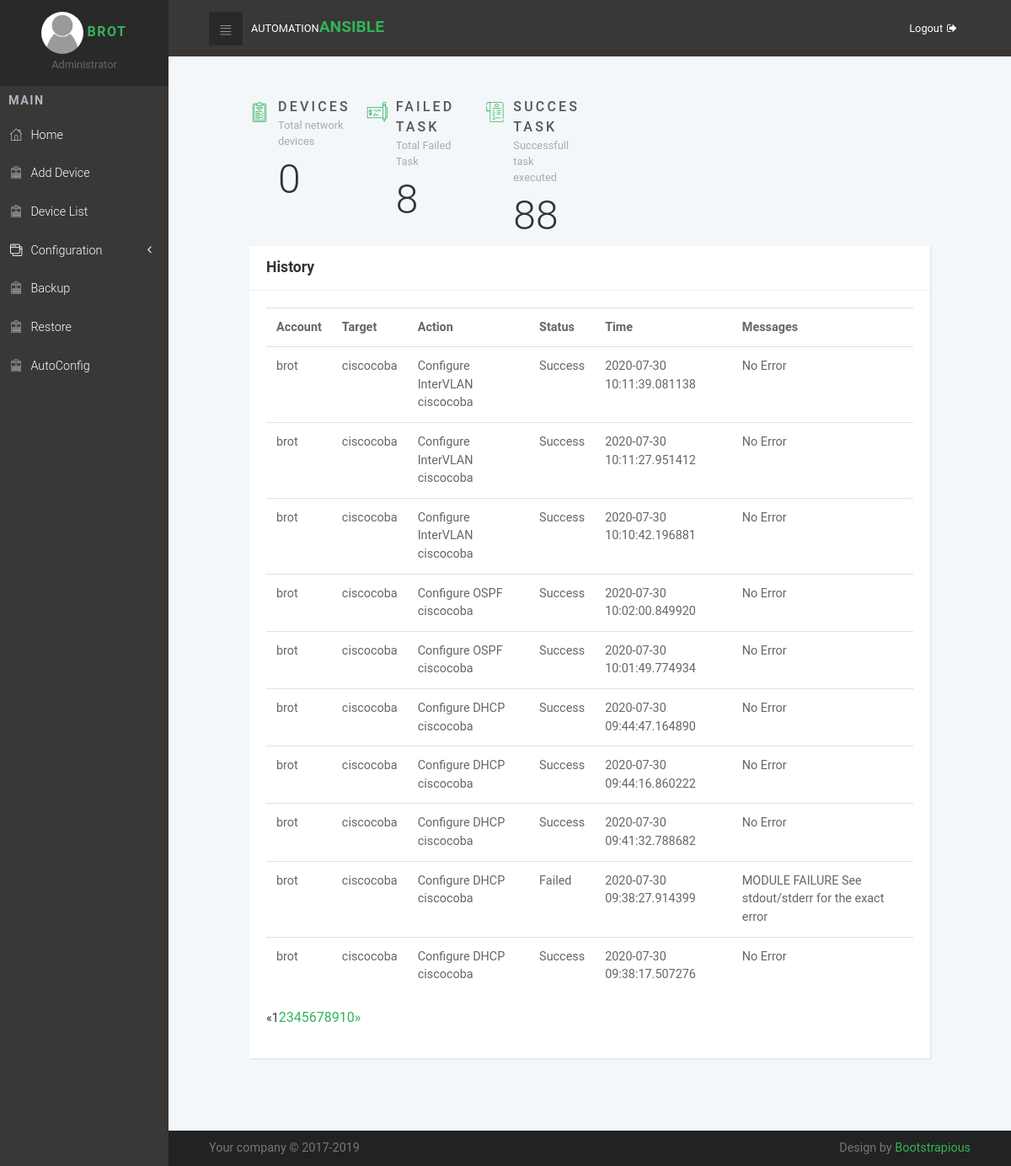
The app's page / (signed in), older data.
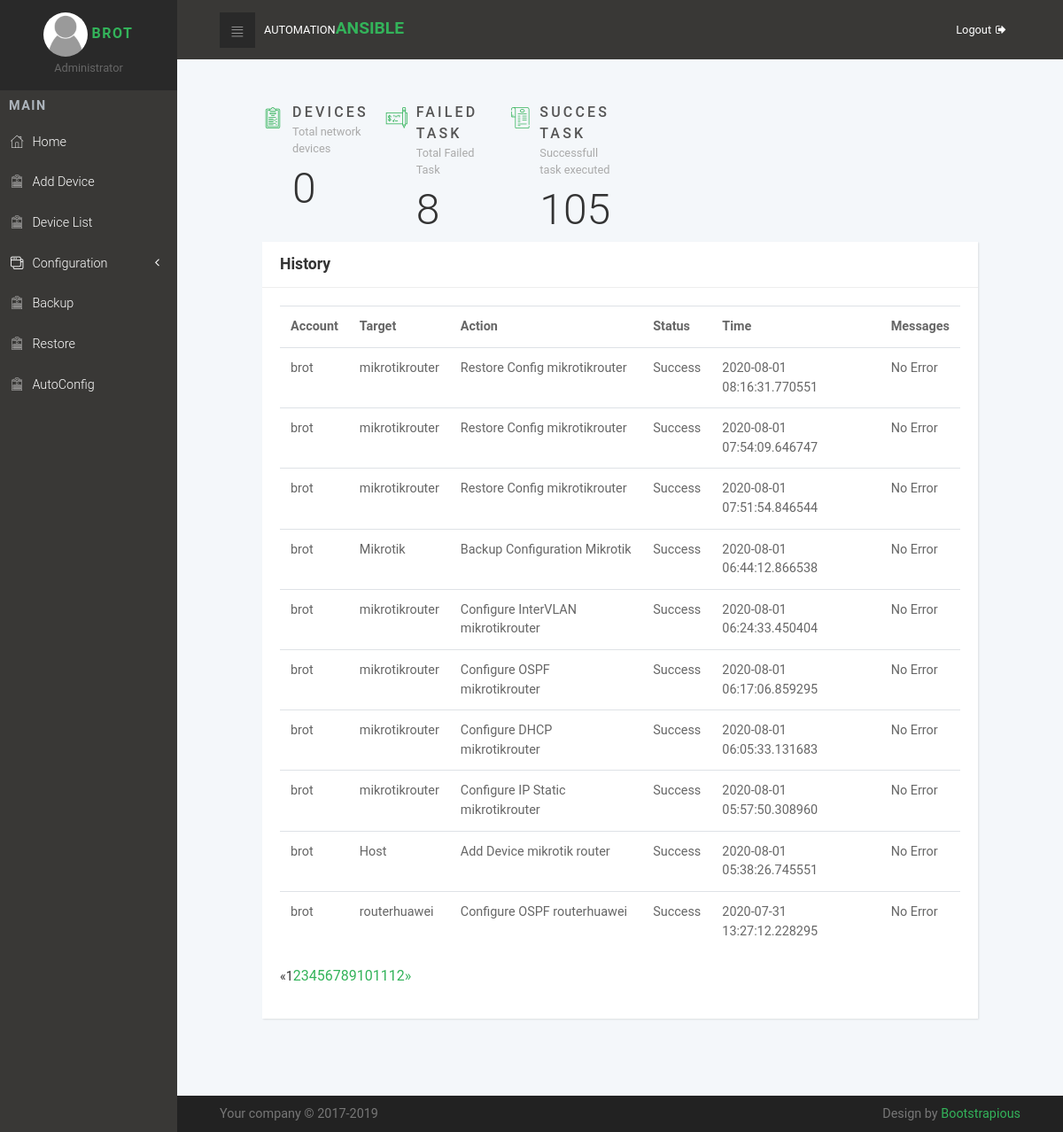
The same page, newer data.
### Automation/models.py (models this page shows, shortened)
class log(models.Model):
    account = models.CharField(max_length=255, default="")
    targetss = models.CharField(max_length=255, default="")
    action = models.CharField(max_length=255, default="")
    status = models.CharField(max_length=255, default="")
    time = models.CharField(max_length=255, default="")
    messages = models.CharField(max_length=255, default="")

### Automation/views.py (the view)
# urls.py: path('', views.home, name='Ansible-home'),
@login_required
def home(request):
    all_device = AnsibleNetworkHost.objects.all()
    failure = log.objects.all().filter(status='Failed')
    successful = log.objects.all().filter(status='Success')
    logs = log.objects.all().order_by('-time')
    coba = request.GET.get('page', 1)
    paginator = Paginator(logs, 10)
    try:
        pages = paginator.page(coba)
    except PageNotAnInteger:
        pages = paginator.page(1)
    except EmptyPage:
        pages = paginator.page(paginator.num_pages)
    context = {
        'all_device': len(all_device),
        'failure': len(failure),
        'successful': len(successful),
        'pages': pages
    }
    return render(request, 'ansibleweb/home.html', context)

### Automation/templates/ansibleweb/home.html
{% extends "ansibleweb/base.html" %}
{% block content %}
<section class="dashboard-counts section-padding">
    <div class="container-fluid dashboard-content">
      <div class="row">
        <div class="col-xl-2 col-md-4 col-6">
          <div class="wrapper count-title d-flex">
            <div class="icon"><i class="icon-padnote"></i></div>
            <div class="name"><strong class="text-uppercase" href="{% url 'device' %}">Devices</strong><span>Total network devices</span>
              <div class="count-number">{{ all_device }}</div>
            </div>
          </div>
        </div>
        <div class="col-xl-2 col-md-4 col-6">
          <div class="wrapper count-title d-flex">
            <div class="icon"><i class="icon-check"></i></div>
            <div class="name"><strong class="text-uppercase">Failed Task</strong><span>Total Failed Task</span>
              <div class="count-number">{{ failure }}</div>
            </div>
          </div>
        </div>
        <div class="col-xl-2 col-md-4 col-6">
          <div class="wrapper count-title d-flex">
            <div class="icon"><i class="icon-bill"></i></div>
            <div class="name"><strong class="text-uppercase">Succes Task</strong><span>Successfull task executed</span>
              <div class="count-number">{{ successful }}</div>
            </div>
          </div>
        </div>
      </div>
      <div class="row d-flex align-items-md-stretch">
        <div class="col-xl-12 col-lg-12 col-md-12 col-sm-12 col-12">
            <div class="card">
                <div class="card-header d-flex align-items-center">
                    <h4>History</h4>
                </div>
                <div class="card-body">
                   <table class="table">
                       <tr>
                           <th>Account</th>
                           <th>Target</th>
                           <th>Action</th>
                           <th>Status</th>
                           <th>Time</th>
                           <th>Messages</th>
                       </tr>
                       {% for page in pages %}
                            <tr>
                                <td>{{ page.account }}</td>
                                <td>{{ page.targetss }}</td>
                                <td>{{ page.action }}</td>
                                <td>{{ page.status }} </td>
                                <td>{{ page.time }}</td>
                                <td>{{ page.messages }}</td>
                            </tr>
                        {% endfor %}
                   </table>
                   <ul class="pagination align-items-center">
                     {% if pages.has_previous %}
                       <li><a href="?page={{ pages.previous_page_number }}">«</a></li>
                     {% else %}
                       <li class="disabled"><span>«</span></li>
                     {% endif %}
                     {% for i in pages.paginator.page_range %}
                       {% if pages.number == i %}
                         <li class="active"><span>{{ i }} <span class="sr-only">(current)</span></span></li>
                       {% else %}
                         <li><a href="?page={{ i }}">{{ i }}</a></li>
                       {% endif %}
                     {% endfor %}
                     {% if pages.has_next %}
                       <li><a href="?page={{ pages.next_page_number }}">»</a></li>
                     {% else %}
                       <li class="disabled"><span>»</span></li>
                     {% endif %}
                   </ul>
                </div>
            </div>
        </div>
      </div>
    </div>
  </section>
{% endblock content %}

Row changes from the older to the newer data that the page shows:
no longer on this page (row unchanged): log: account "brot", targetss "ciscocoba", action "Configure InterVLAN ciscocoba", status "Success", time "2020-07-30 10:11:39.081138", messages "No Error"
no longer on this page (row unchanged): log: account "brot", targetss "ciscocoba", action "Configure InterVLAN ciscocoba", status "Success", time "2020-07-30 10:11:27.951412", messages "No Error"
no longer on this page (row unchanged): log: account "brot", targetss "ciscocoba", action "Configure InterVLAN ciscocoba", status "Success", time "2020-07-30 10:10:42.196881", messages "No Error"
no longer on this page (row unchanged): log: account "brot", targetss "ciscocoba", action "Configure OSPF ciscocoba", status "Success", time "2020-07-30 10:02:00.849920", messages "No Error"
no longer on this page (row unchanged): log: account "brot", targetss "ciscocoba", action "Configure OSPF ciscocoba", status "Success", time "2020-07-30 10:01:49.774934", messages "No Error"
no longer on this page (row unchanged): log: account "brot", targetss "ciscocoba", action "Configure DHCP ciscocoba", status "Success", time "2020-07-30 09:44:47.164890", messages "No Error"
no longer on this page (row unchanged): log: account "brot", targetss "ciscocoba", action "Configure DHCP ciscocoba", status "Success", time "2020-07-30 09:44:16.860222", messages "No Error"
no longer on this page (row unchanged): log: account "brot", targetss "ciscocoba", action "Configure DHCP ciscocoba", status "Success", time "2020-07-30 09:41:32.788682", messages "No Error"
no longer on this page (row unchanged): log: account "brot", targetss "ciscocoba", action "Configure DHCP ciscocoba", status "Failed", time "2020-07-30 09:38:27.914399", messages "MODULE FAILURE See stdout/stderr for the exact error"
no longer on this page (row unchanged): log: account "brot", targetss "ciscocoba", action "Configure DHCP ciscocoba", status "Success", time "2020-07-30 09:38:17.507276", messages "No Error"
added log: account "brot", targetss "mikrotikrouter", action "Restore Config mikrotikrouter", status "Success", time "2020-08-01 08:16:31.770551", messages "No Error"
added log: account "brot", targetss "mikrotikrouter", action "Restore Config mikrotikrouter", status "Success", time "2020-08-01 07:54:09.646747", messages "No Error"
added log: account "brot", targetss "mikrotikrouter", action "Restore Config mikrotikrouter", status "Success", time "2020-08-01 07:51:54.846544", messages "No Error"
added log: account "brot", targetss "Mikrotik", action "Backup Configuration Mikrotik", status "Success", time "2020-08-01 06:44:12.866538", messages "No Error"
added log: account "brot", targetss "mikrotikrouter", action "Configure InterVLAN mikrotikrouter", status "Success", time "2020-08-01 06:24:33.450404", messages "No Error"
added log: account "brot", targetss "mikrotikrouter", action "Configure OSPF mikrotikrouter", status "Success", time "2020-08-01 06:17:06.859295", messages "No Error"
added log: account "brot", targetss "mikrotikrouter", action "Configure DHCP mikrotikrouter", status "Success", time "2020-08-01 06:05:33.131683", messages "No Error"
added log: account "brot", targetss "mikrotikrouter", action "Configure IP Static mikrotikrouter", status "Success", time "2020-08-01 05:57:50.308960", messages "No Error"
added log: account "brot", targetss "Host", action "Add Device mikrotik router", status "Success", time "2020-08-01 05:38:26.745551", messages "No Error"
added log: account "brot", targetss "routerhuawei", action "Configure OSPF routerhuawei", status "Success", time "2020-07-31 13:27:12.228295", messages "No Error"
Text that changed along with them:
{{ successful }}: "88" → "105"
new list line: "11"
new list line: "12"
